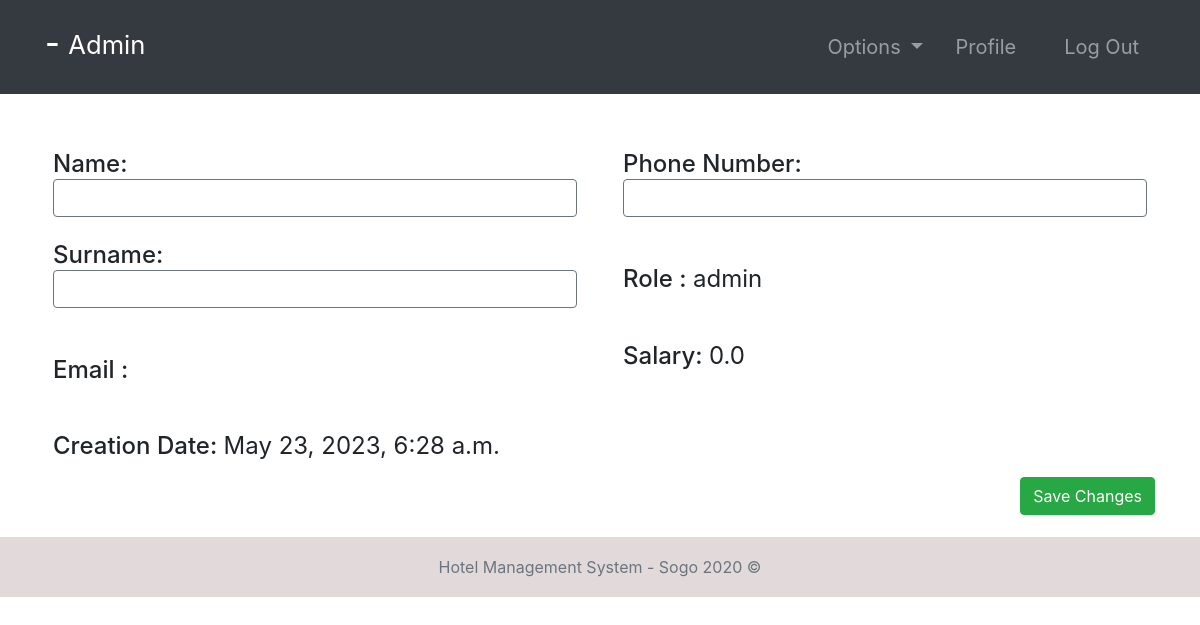
The app's page /employee-profile/1/ (signed in) with its own data.
### accounts/models.py (models this page shows, shortened)
class Employee(models.Model):
    user = models.OneToOneField(User, null=True, on_delete=models.CASCADE)
    phoneNumber = PhoneNumberField(unique=True)
    salary = models.FloatField()

### accounts/views.py (the view, shortened to what this page needs)
# urls.py: path('employee-profile/<str:pk>/', employee_details, name="employee-profile"),
@login_required(login_url='login')
def employee_details(request, pk):
    role = str(request.user.groups.all()[0])
    path = role + "/"
    tempUser = User.objects.get(id=pk)
    employee = Employee.objects.get(user=tempUser)
    tasks = Task.objects.filter(employee=employee)
    context = {
        "role": role,
        "employee": employee,
        "tasks": tasks
    }
    return render(request, path + "employee-profile.html", context)

### Templates/admin/employee-profile.html
{% extends '../index.html' %}
{% block context %}
{% include '../common_pages/employee-profile.html' %}
{% endblock %}

### Templates/incs/nav.html (shortened to what this page needs)
<nav class="navbar navbar-dark bg-dark navbar-expand-lg py-3 " role="navigation">
    <div class="container">
        <a href="" class="navbar-brand">
            <h2 class="text-capitalize">
                {{ request.user.first_name }} {{ request.user.last_name }} -
                <small>
                    {{ role }}
                </small>
            </h2>
        </a>
        <div class="collapse navbar-collapse" id="navbarTags">
            <ul class="navbar-nav ml-auto">
                <li class="nav-item dropdown p-2">
                    <a class="nav-link dropdown-toggle" href="#" id="navbarDropdown" role="button"
                        data-toggle="dropdown" aria-haspopup="true" aria-expanded="false">
                        Options
                    </a>
                </li>
                <li class="nav-item mr-3 p-2">
                    {% if role == 'staff' or role == 'receptionist' or role == 'admin' or role == 'manager' %}
                    <a href="{% url 'employee-profile' user.id %}" class="nav-link">Profile</a>
                    {% endif %}
                </li>
                <li class="nav-item p-2 ">
                    <a href="{% url 'logout' %}" class="nav-link">Log Out</a>
                </li>
            </ul>
        </div>
    </div>
</nav>

### Templates/common_pages/employee-profile.html (shortened to what this page needs)
<div class="container">
    <form action="" method="POST">
        <div class="row mt-5 clearfix">
            <div class="col-6">
                <div class="p-2 h4">
                    <span>Name:</span>
                    {% if employee.user.id != request.user.id %}
                    <span class="font-weight-normal">{{employee.user.first_name}} </span>
                    {% else %}
                    <input type="text" class="form-control border border-secondary" id="id_first_name"
                        value="{{employee.user.first_name}}" name="first_name">
                    {% endif %}
                </div>
                <div class="p-2 h4">
                    <span>Surname:</span>
                    {% if employee.user.id != request.user.id %}
                    <span class="font-weight-normal"> {{employee.user.last_name}}</span>
                    {% else %}
                    <input type="text" class="form-control border border-secondary" id="id_last_name"
                        value="{{employee.user.last_name}}" name="last_name">
                    {% endif %}
                </div>
                <br>
                <div class="p-2 h4">
                    <span>Email :</span>
                </div>
                <br>
                <div class="p-2 h4">
                    <span>Creation Date:</span>
                    <span class="font-weight-normal">{{employee.user.date_joined}}</span>
                </div>
            </div>
            <div class="col-6">
                <div class="p-2 h4">
                    <span>Phone Number: </span>
                    {% if employee.user.id != request.user.id %}
                    <span class="font-weight-normal">{{employee.phoneNumber}}</span>
                    {% else %}
                    <input type="text" class="form-control border border-secondary" id="id_phoneNumber"
                        value="{{employee.phoneNumber}}" name="phoneNumber">
                    {% endif %}
                </div>
                <br>
                <div class="p-2 h4">
                    <span>Role :</span>
                    <span class="font-weight-normal">{{employee.user.groups.first}}</span>
                </div>
                <br>
                <div class="p-2 h4">
                    <span>Salary:</span>
                    <span class="font-weight-normal">{{employee.salary}}</span>
                </div>
            </div>
        </div>
        {% if employee.user.id == request.user.id %}
        <button type="submit" name="submit" class="btn btn-success float-right">Save Changes</button>
        {% endif %}
        <br>
    </form>
    <br>
</div>

### static/css/main.css (style rules this page uses)
* { margin: 0; padding: 0; -webkit-font-smoothing: antialiased; }
.clearfix { overflow: auto; }
body { position: relative; }
nav .nav-item { font-size: 20px; }

### records on screen
Employee: user.date_joined "May 23, 2023, 6:28 a.m.", user.groups.first "admin", salary "0.0"

### other values on screen
{{ role }} "Admin"
